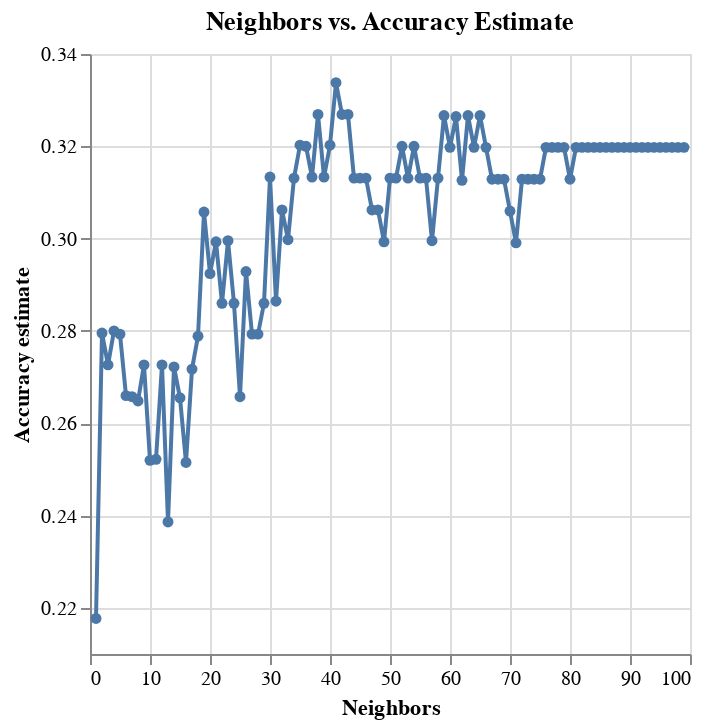

The notebook cell saved with this chart:
### Markdown cell above
#### Identifying the Best K Value
We created a line plot to visualize the relationship between the number of neighbors (n_neighbors) and the corresponding accuracy estimates (mean_test_score). Accuracy peaks at 41, meaning this is the best-performing K value. Using the results from the GridSearchCV, the best-performing K value was confirmed to be K = 41, which yielded the highest accuracy based on cross-validation.

### Code cell
# Create a line plot to visualize the accuracy vs. number of neighbors
accuracy_vs_k = alt.Chart(accuracies_grid).mark_line(point=True).encode(
    x=alt.X("n_neighbors").title("Neighbors"),
    y=alt.Y("mean_test_score")
        .scale(zero=False)
        .title("Accuracy estimate")
).properties(
    title="Neighbors vs. Accuracy Estimate"
)

accuracy_vs_k

### Figure 1 — Vega specification as saved in the notebook (floating-point values rounded to 4 significant figures)
{"$schema": "https://vega.github.io/schema/vega/v5.json", "data": [{"name": "source_0", "values": [{"mean_test_score": 0.2177, "n_neighbors": 1}, {"mean_test_score": 0.2795, "n_neighbors": 2}, {"mean_test_score": 0.2726, "n_neighbors": 3}, {"mean_test_score": 0.28, "n_neighbors": 4}, {"mean_test_score": 0.2793, "n_neighbors": 5}, {"mean_test_score": 0.266, "n_neighbors": 6}, {"mean_test_score": 0.2657, "n_neighbors": 7}, {"mean_test_score": 0.2648, "n_neighbors": 8}, {"mean_test_score": 0.2726, "n_neighbors": 9}, {"mean_test_score": 0.252, "n_neighbors": 10}, {"mean_test_score": 0.2522, "n_neighbors": 11}, {"mean_test_score": 0.2726, "n_neighbors": 12}, {"mean_test_score": 0.2386, "n_neighbors": 13}, {"mean_test_score": 0.2722, "n_neighbors": 14}, {"mean_test_score": 0.2655, "n_neighbors": 15}, {"mean_test_score": 0.2515, "n_neighbors": 16}, {"mean_test_score": 0.2717, "n_neighbors": 17}, {"mean_test_score": 0.2789, "n_neighbors": 18}, {"mean_test_score": 0.3057, "n_neighbors": 19}, {"mean_test_score": 0.2924, "n_neighbors": 20}, {"mean_test_score": 0.2993, "n_neighbors": 21}, {"mean_test_score": 0.286, "n_neighbors": 22}, {"mean_test_score": 0.2995, "n_neighbors": 23}, {"mean_test_score": 0.286, "n_neighbors": 24}, {"mean_test_score": 0.2657, "n_neighbors": 25}, {"mean_test_score": 0.2929, "n_neighbors": 26}, {"mean_test_score": 0.2793, "n_neighbors": 27}, {"mean_test_score": 0.2793, "n_neighbors": 28}, {"mean_test_score": 0.286, "n_neighbors": 29}, {"mean_test_score": 0.3133, "n_neighbors": 30}, {"mean_test_score": 0.2864, "n_neighbors": 31}, {"mean_test_score": 0.3062, "n_neighbors": 32}, {"mean_test_score": 0.2998, "n_neighbors": 33}, {"mean_test_score": 0.3131, "n_neighbors": 34}, {"mean_test_score": 0.3202, "n_neighbors": 35}, {"mean_test_score": 0.32, "n_neighbors": 36}, {"mean_test_score": 0.3133, "n_neighbors": 37}, {"mean_test_score": 0.3269, "n_neighbors": 38}, {"mean_test_score": 0.3133, "n_neighbors": 39}, {"mean_test_score": 0.3202, "n_neighbors": 40}, {"mean_test_score": 0.3338, "n_neighbors": 41}, {"mean_test_score": 0.3269, "n_neighbors": 42}, {"mean_test_score": 0.3269, "n_neighbors": 43}, {"mean_test_score": 0.3131, "n_neighbors": 44}, {"mean_test_score": 0.3131, "n_neighbors": 45}, {"mean_test_score": 0.3131, "n_neighbors": 46}, {"mean_test_score": 0.3062, "n_neighbors": 47}, {"mean_test_score": 0.3062, "n_neighbors": 48}, {"mean_test_score": 0.2993, "n_neighbors": 49}, {"mean_test_score": 0.3131, "n_neighbors": 50}, {"mean_test_score": 0.3131, "n_neighbors": 51}, {"mean_test_score": 0.32, "n_neighbors": 52}, {"mean_test_score": 0.3131, "n_neighbors": 53}, {"mean_test_score": 0.32, "n_neighbors": 54}, {"mean_test_score": 0.3131, "n_neighbors": 55}, {"mean_test_score": 0.3131, "n_neighbors": 56}, {"mean_test_score": 0.2995, "n_neighbors": 57}, {"mean_test_score": 0.3131, "n_neighbors": 58}, {"mean_test_score": 0.3267, "n_neighbors": 59}, {"mean_test_score": 0.3198, "n_neighbors": 60}, {"mean_test_score": 0.3264, "n_neighbors": 61}, {"mean_test_score": 0.3126, "n_neighbors": 62}, {"mean_test_score": 0.3267, "n_neighbors": 63}, {"mean_test_score": 0.3198, "n_neighbors": 64}, {"mean_test_score": 0.3267, "n_neighbors": 65}, {"mean_test_score": 0.3198, "n_neighbors": 66}, {"mean_test_score": 0.3129, "n_neighbors": 67}, {"mean_test_score": 0.3129, "n_neighbors": 68}, {"mean_test_score": 0.3129, "n_neighbors": 69}, {"mean_test_score": 0.306, "n_neighbors": 70}, {"mean_test_score": 0.2991, "n_neighbors": 71}, {"mean_test_score": 0.3129, "n_neighbors": 72}, {"mean_test_score": 0.3129, "n_neighbors": 73}, {"mean_test_score": 0.3129, "n_neighbors": 74}, {"mean_test_score": 0.3129, "n_neighbors": 75}, {"mean_test_score": 0.3198, "n_neighbors": 76}, {"mean_test_score": 0.3198, "n_neighbors": 77}, {"mean_test_score": 0.3198, "n_neighbors": 78}, {"mean_test_score": 0.3198, "n_neighbors": 79}, {"mean_test_score": 0.3129, "n_neighbors": 80}, {"mean_test_score": 0.3198, "n_neighbors": 81}, {"mean_test_score": 0.3198, "n_neighbors": 82}, {"mean_test_score": 0.3198, "n_neighbors": 83}, {"mean_test_score": 0.3198, "n_neighbors": 84}, {"mean_test_score": 0.3198, "n_neighbors": 85}, {"mean_test_score": 0.3198, "n_neighbors": 86}, {"mean_test_score": 0.3198, "n_neighbors": 87}, {"mean_test_score": 0.3198, "n_neighbors": 88}, {"mean_test_score": 0.3198, "n_neighbors": 89}, {"mean_test_score": 0.3198, "n_neighbors": 90}, {"mean_test_score": 0.3198, "n_neighbors": 91}, {"mean_test_score": 0.3198, "n_neighbors": 92}, {"mean_test_score": 0.3198, "n_neighbors": 93}, {"mean_test_score": 0.3198, "n_neighbors": 94}, {"mean_test_score": 0.3198, "n_neighbors": 95}, {"mean_test_score": 0.3198, "n_neighbors": 96}, {"mean_test_score": 0.3198, "n_neighbors": 97}, {"mean_test_score": 0.3198, "n_neighbors": 98}, {"mean_test_score": 0.3198, "n_neighbors": 99}]}, {"name": "data_0", "values": [{"mean_test_score": 0.2177, "n_neighbors": 1}, {"mean_test_score": 0.2795, "n_neighbors": 2}, {"mean_test_score": 0.2726, "n_neighbors": 3}, {"mean_test_score": 0.28, "n_neighbors": 4}, {"mean_test_score": 0.2793, "n_neighbors": 5}, {"mean_test_score": 0.266, "n_neighbors": 6}, {"mean_test_score": 0.2657, "n_neighbors": 7}, {"mean_test_score": 0.2648, "n_neighbors": 8}, {"mean_test_score": 0.2726, "n_neighbors": 9}, {"mean_test_score": 0.252, "n_neighbors": 10}, {"mean_test_score": 0.2522, "n_neighbors": 11}, {"mean_test_score": 0.2726, "n_neighbors": 12}, {"mean_test_score": 0.2386, "n_neighbors": 13}, {"mean_test_score": 0.2722, "n_neighbors": 14}, {"mean_test_score": 0.2655, "n_neighbors": 15}, {"mean_test_score": 0.2515, "n_neighbors": 16}, {"mean_test_score": 0.2717, "n_neighbors": 17}, {"mean_test_score": 0.2789, "n_neighbors": 18}, {"mean_test_score": 0.3057, "n_neighbors": 19}, {"mean_test_score": 0.2924, "n_neighbors": 20}, {"mean_test_score": 0.2993, "n_neighbors": 21}, {"mean_test_score": 0.286, "n_neighbors": 22}, {"mean_test_score": 0.2995, "n_neighbors": 23}, {"mean_test_score": 0.286, "n_neighbors": 24}, {"mean_test_score": 0.2657, "n_neighbors": 25}, {"mean_test_score": 0.2929, "n_neighbors": 26}, {"mean_test_score": 0.2793, "n_neighbors": 27}, {"mean_test_score": 0.2793, "n_neighbors": 28}, {"mean_test_score": 0.286, "n_neighbors": 29}, {"mean_test_score": 0.3133, "n_neighbors": 30}, {"mean_test_score": 0.2864, "n_neighbors": 31}, {"mean_test_score": 0.3062, "n_neighbors": 32}, {"mean_test_score": 0.2998, "n_neighbors": 33}, {"mean_test_score": 0.3131, "n_neighbors": 34}, {"mean_test_score": 0.3202, "n_neighbors": 35}, {"mean_test_score": 0.32, "n_neighbors": 36}, {"mean_test_score": 0.3133, "n_neighbors": 37}, {"mean_test_score": 0.3269, "n_neighbors": 38}, {"mean_test_score": 0.3133, "n_neighbors": 39}, {"mean_test_score": 0.3202, "n_neighbors": 40}, {"mean_test_score": 0.3338, "n_neighbors": 41}, {"mean_test_score": 0.3269, "n_neighbors": 42}, {"mean_test_score": 0.3269, "n_neighbors": 43}, {"mean_test_score": 0.3131, "n_neighbors": 44}, {"mean_test_score": 0.3131, "n_neighbors": 45}, {"mean_test_score": 0.3131, "n_neighbors": 46}, {"mean_test_score": 0.3062, "n_neighbors": 47}, {"mean_test_score": 0.3062, "n_neighbors": 48}, {"mean_test_score": 0.2993, "n_neighbors": 49}, {"mean_test_score": 0.3131, "n_neighbors": 50}, {"mean_test_score": 0.3131, "n_neighbors": 51}, {"mean_test_score": 0.32, "n_neighbors": 52}, {"mean_test_score": 0.3131, "n_neighbors": 53}, {"mean_test_score": 0.32, "n_neighbors": 54}, {"mean_test_score": 0.3131, "n_neighbors": 55}, {"mean_test_score": 0.3131, "n_neighbors": 56}, {"mean_test_score": 0.2995, "n_neighbors": 57}, {"mean_test_score": 0.3131, "n_neighbors": 58}, {"mean_test_score": 0.3267, "n_neighbors": 59}, {"mean_test_score": 0.3198, "n_neighbors": 60}, {"mean_test_score": 0.3264, "n_neighbors": 61}, {"mean_test_score": 0.3126, "n_neighbors": 62}, {"mean_test_score": 0.3267, "n_neighbors": 63}, {"mean_test_score": 0.3198, "n_neighbors": 64}, {"mean_test_score": 0.3267, "n_neighbors": 65}, {"mean_test_score": 0.3198, "n_neighbors": 66}, {"mean_test_score": 0.3129, "n_neighbors": 67}, {"mean_test_score": 0.3129, "n_neighbors": 68}, {"mean_test_score": 0.3129, "n_neighbors": 69}, {"mean_test_score": 0.306, "n_neighbors": 70}, {"mean_test_score": 0.2991, "n_neighbors": 71}, {"mean_test_score": 0.3129, "n_neighbors": 72}, {"mean_test_score": 0.3129, "n_neighbors": 73}, {"mean_test_score": 0.3129, "n_neighbors": 74}, {"mean_test_score": 0.3129, "n_neighbors": 75}, {"mean_test_score": 0.3198, "n_neighbors": 76}, {"mean_test_score": 0.3198, "n_neighbors": 77}, {"mean_test_score": 0.3198, "n_neighbors": 78}, {"mean_test_score": 0.3198, "n_neighbors": 79}, {"mean_test_score": 0.3129, "n_neighbors": 80}, {"mean_test_score": 0.3198, "n_neighbors": 81}, {"mean_test_score": 0.3198, "n_neighbors": 82}, {"mean_test_score": 0.3198, "n_neighbors": 83}, {"mean_test_score": 0.3198, "n_neighbors": 84}, {"mean_test_score": 0.3198, "n_neighbors": 85}, {"mean_test_score": 0.3198, "n_neighbors": 86}, {"mean_test_score": 0.3198, "n_neighbors": 87}, {"mean_test_score": 0.3198, "n_neighbors": 88}, {"mean_test_score": 0.3198, "n_neighbors": 89}, {"mean_test_score": 0.3198, "n_neighbors": 90}, {"mean_test_score": 0.3198, "n_neighbors": 91}, {"mean_test_score": 0.3198, "n_neighbors": 92}, {"mean_test_score": 0.3198, "n_neighbors": 93}, {"mean_test_score": 0.3198, "n_neighbors": 94}, {"mean_test_score": 0.3198, "n_neighbors": 95}, {"mean_test_score": 0.3198, "n_neighbors": 96}, {"mean_test_score": 0.3198, "n_neighbors": 97}, {"mean_test_score": 0.3198, "n_neighbors": 98}, {"mean_test_score": 0.3198, "n_neighbors": 99}]}], "marks": [{"type": "line", "name": "layer_0_marks", "from": {"data": "source_0"}, "sort": {"field": "x"}, "encode": {"update": {"x": {"field": "n_neighbors", "scale": "x"}, "y": {"field": "mean_test_score", "scale": "y"}, "stroke": {"value": "#4c78a8"}, "defined": {"signal": "isValid(datum[\"n_neighbors\"]) && isFinite(+datum[\"n_neighbors\"]) && isValid(datum[\"mean_test_score\"]) && isFinite(+datum[\"mean_test_score\"])"}}}, "style": ["line"]}, {"type": "symbol", "name": "layer_1_marks", "from": {"data": "data_0"}, "encode": {"update": {"opacity": {"value": 1}, "fill": {"value": "#4c78a8"}, "x": {"field": "n_neighbors", "scale": "x"}, "y": {"field": "mean_test_score", "scale": "y"}}}, "style": ["point"]}], "scales": [{"name": "x", "type": "linear", "domain": {"fields": [{"data": "source_0", "field": "n_neighbors"}, {"data": "data_0", "field": "n_neighbors"}]}, "range": [0, {"signal": "width"}], "nice": true, "zero": false}, {"name": "y", "type": "linear", "domain": {"fields": [{"data": "source_0", "field": "mean_test_score"}, {"data": "data_0", "field": "mean_test_score"}]}, "range": [{"signal": "height"}, 0], "zero": false, "nice": true}], "axes": [{"scale": "x", "maxExtent": 0, "minExtent": 0, "zindex": 0, "gridScale": "y", "grid": true, "tickCount": {"signal": "ceil(width/40)"}, "aria": false, "domain": false, "labels": false, "ticks": false, "orient": "bottom"}, {"scale": "y", "gridScale": "x", "maxExtent": 0, "tickCount": {"signal": "ceil(height/40)"}, "minExtent": 0, "ticks": false, "zindex": 0, "domain": false, "grid": true, "orient": "left", "labels": false, "aria": false}, {"scale": "x", "title": "Neighbors", "orient": "bottom", "labelOverlap": true, "grid": false, "tickCount": {"signal": "ceil(width/40)"}, "labelFlush": true, "zindex": 0}, {"scale": "y", "grid": false, "orient": "left", "tickCount": {"signal": "ceil(height/40)"}, "zindex": 0, "labelOverlap": true, "title": "Accuracy estimate"}], "title": {"text": "Neighbors vs. Accuracy Estimate", "frame": "group"}, "height": 300, "background": "white", "style": "cell", "width": 300, "padding": 5}
